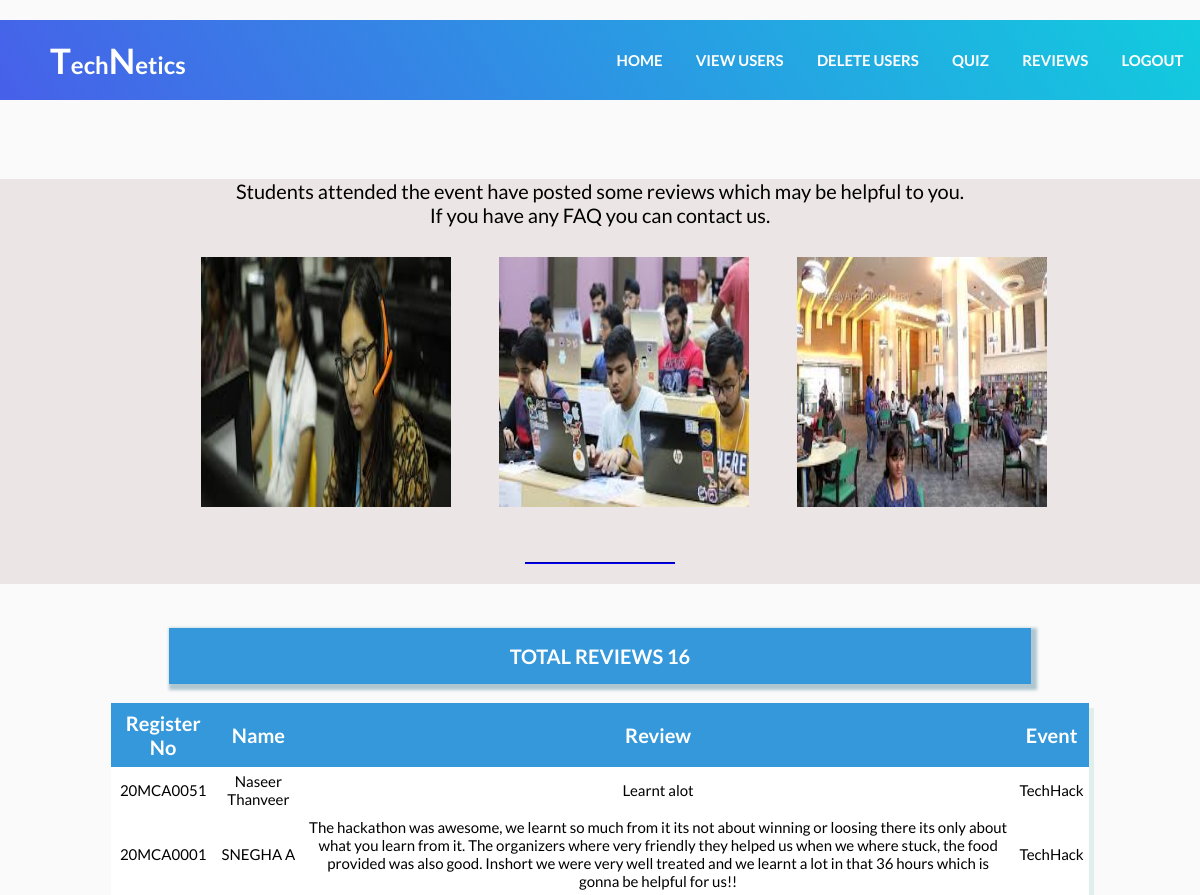
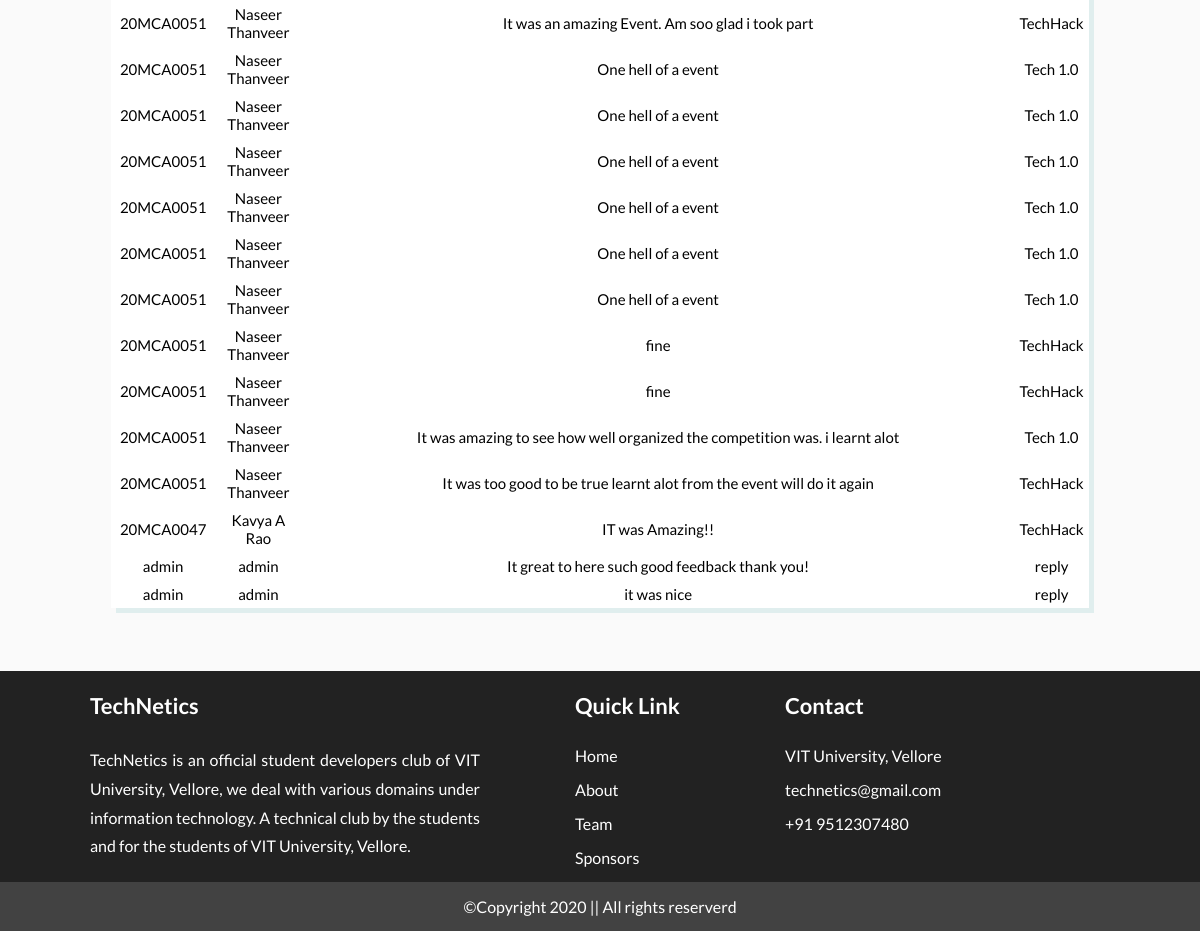
The page /admin/adminreview.php on the database its author committed (2 pictures, top to bottom).
### tables this page shows
CREATE TABLE `reviews` (
  `id` int(10) NOT NULL,
  `regno` varchar(9) NOT NULL,
  `name` varchar(25) NOT NULL,
  `email` varchar(30) NOT NULL,
  `event` varchar(15) NOT NULL,
  `content` varchar(500) NOT NULL
);

### admin/adminreview.php (the view, shortened to what this page needs)
<?php
include('../includes/server.php');
?>
<!DOCTYPE html>
<html>
<head>
    <link rel="stylesheet" type="text/css" href="../css/style.css" />
</head>
<body>
    <header class="site-header">
            <div style="background-color: #fafafa; width: 100%; height: 20px"></div>
            <nav>
                <div class="logo">
                    <h1>
                        <span style="font-size: 35px">T</span>ech<span
                            style="font-size: 35px">N</span>etics
                    </h1>
                </div>
                <div class="menu" >
          <ul>
            <a href="mainpage.php">
                <li>Home</li>
            </a>
             <a href="users.php ">
                        <li>View Users</li>
                    </a>
                    <a href="delete.php">
                        <li>Delete Users</li>
                    </a>
                    <a href="adminquiz.php">
                        <li>Quiz</li>
                    </a>
                    <a href="adminreview.php">
                        <li>Reviews</li>
                    </a>
            <a href="../includes/logout.php">
              <li>Logout</li>
            </a>
          </ul>
        </div>
            </nav>
        </header><br><br><br><br><br>
    <section>
        <div id="event1">
         <div class="content">
                <p>Students attended the event have posted some reviews
                    which may be helpful to you.<br>
                    If you have any FAQ you can contact us.
                </p>
            </div>
            <div class="gall">
                <div class="imag">
                    <img src="../images/events/event1(1).jpg">
                </div>
                <div class="imag">
                    <img src="../images/events/event1(2).jpg">
                </div>
                <div class="imag">
                    <img src="../images/events/event1(3).jpg">
                </div>
            </div>
            <hr>
        </div>
    </section>
    <section>
        <div class="revmain">
            <?php
            $sql = "SELECT * FROM reviews";
            $result = mysqli_query($con, $sql);
            echo "<center>";
            echo "<br><p class='res'>TOTAL REVIEWS <b>".mysqli_num_rows($result)."</b></p><br>";
            echo "<table>
            <tr>
            <th>Register No</th>
            <th>Name</th>
            <th>Review</th>
            <th>Event</th>
            </tr>";
            if (mysqli_num_rows($result) > 0) {
                while ($row = mysqli_fetch_array($result)) {
                    $name = $row['name'];
                    $regno = $row['regno'];
                    $cont = $row['content'];
                    $event=$row['event'];
                   echo "<tr bgcolor=#FFFFFF>";
                    echo "<td>" . $regno . "</td>";
                    echo "<td> " . $name . "</td>";
                    echo "<td>" . $cont . "</td>";
                    echo "<td>" . $event . "</td>";
                    echo "</tr>";
                }
            } else {
                echo "<tr><td colspan=4>No Reviews yet!!</td></tr>";
            }
            echo "</table>";
            ?>
        </div>
        <br><br><br>
    </section><br><br>
</body>
</html>
<?php include('../includes/footer.php'); ?>

### includes/footer.php (shortened to what this page needs)
<!DOCTYPE html>
<html lang="en">
<head>
</head>
<body>
<footer>
      <div class="footer_info">
        <div class="footer_width about">
          <h2>TechNetics</h2>
          <p>
            TechNetics is an official student developers club of VIT University,
            Vellore, we deal with various domains under information technology.
            A technical club by the students and for the students of VIT
            University, Vellore.
          </p>
        </div>
        <div class="footer_width link">
          <h2>Quick Link</h2>
          <ul>
            <li><a href="#">Home</a></li>
            <li><a href="#">About</a></li>
            <li><a href="#">Team</a></li>
            <li><a href="#">Sponsors</a></li>
          </ul>
        </div>
        <div class="footer_width Contact">
          <h2>Contact</h2>
          <ul>
            <li>
              <p>VIT University, Vellore</p>
            </li>
            <li>
              <a href="#">technetics@gmail.com</a>
            </li>
            <li>
              <a href="#">+91 9512307480</a>
            </li>
          </ul>
        </div>
        <div class="footer_width"></div>
      </div>
      <div class="copy-right">
        &copy;Copyright 2020 || All rights reserverd
      </div>
    </footer>
</body>
</html>

### css/style.css (style rules this page uses)
:root { --domains-min-width: 18em; --project-min-width: 20rem; --dom-mob-width: 21rem; --sponsors-min-width: 20rem; }
* { margin: 0px; padding: 0px; box-sizing: border-box; font-family: "lato"; }
body { margin: 0px; padding: 0px; background-color: #fafafa; color: black; font-family: "lato"; }
header { position: fixed; }
.site-header { width: 100%; background: linear-gradient(57deg, #4760e9, #11cdde); }
nav { width: 100%; height: 80px; display: flex; color: white; }
.logo { width: 50%; height: 80px; }
.logo h1 { line-height: 80px; padding-left: 50px; }
.menu { width: 50%; height: 80px; }
.menu ul { width: 100%; height: 80px; display: flex; flex-direction: row; justify-content: space-around; align-items: center; }
.menu a { text-decoration: none; color: white; font-weight: bolder; }
.menu ul li { list-style: none; font-size: 15px; font-weight: bold; text-transform: uppercase; }
section { display: flex; }
h2 { padding-top: 20px; padding-bottom: 5px; color: white; text-align: center; line-height: 30px; }
a { text-decoration: none; color: white; }
hr { height: 2px; border-color: blue; background-color: blue; text-align: center; margin-top: 20px; margin-bottom: 20px; margin-left: auto; margin-right: auto; width: 150px; }
html { scroll-behavior: smooth; }
#event1 { margin-top: 7%; width: 100%; background-color: #ebe5e5; }
#event1 .content p { color: black; margin-left: 5%; margin-right: 5%; font-size: 20px; text-align: center; padding-bottom: 1.5em; }
.gall { display: flex; justify-content: center; }
.imag img { width: 250px; height: 250px; margin-left: 3em; margin-bottom: 2em; }

### admin/adminreview.php (style rules this page uses)
.revmain { width: 100%; padding: 25px; background-color: #fafafa; display: block; justify-content: space-between; }
footer { position:fixed; overflow: hidden; bottom:0; margin-bottom: 0; width:100%; height:auto; background-color: rgb(34, 34, 34); color: #fff; }
footer ul li { list-style-type: none; }
footer a { text-decoration: none; transition: 0.5s; color: #fff; }
.about p { line-height: 1.8em; }
.footer_info { width: 90%; margin: 0 auto; display: flex; padding: 50px 0; }
.footer_info .link { padding-left: 5em; }
.footer_info, .footer_width { padding: 0 15px; }
.footer_info .Contact { padding-left: 5em; }
.footer_info h2 { text-align: left; margin-bottom: 20px; }
.footer_info p { text-align: justify; }
.about, .contact { width: 40%; }
.link { width: 20%; }
.link ul li a { display: block; margin-bottom: 15px; font: 18px; }
.Contact ul li { display: block; margin-bottom: 15px; font: 18px; }
.copy-right { padding: 15px 0; text-align: center; background-color: rgb(66, 66, 66); }
table { text-align: center; font-family: 'Lato', sans-serif; width: 85%; border-collapse: collapse; padding: 3px; box-shadow: 5px 5px #E0EEEE; color:#4D71A3; }
th { font-size: 20px; font-weight: bold; background-color: #3498DB; color: white; text-align: center; padding: 8px; }
tr,td { font-family: 'Lato', sans-serif; background-color: white; color: black; padding: 5px; }
td { font-size: 15px; }
h2 { font-size: 22px; }
.res { background: #3498DB ; color: white; font-size: 20px; font-weight: bold; text-align: center; width: 75%; padding: 16px 45px; box-shadow: 3px 3px 3px 3px #AEC6CF; }
header { position: fixed; }
.site-header { width: 100%; background: linear-gradient(57deg, #4760e9, #11cdde); }
nav { width: 100%; height: 80px; display: flex; color: white; }
.logo { width: 50%; height: 80px; }
.logo h1 { line-height: 80px; padding-left: 50px; }
.menu { width: 50%; height: 80px; }
.menu ul { width: 100%; height: 80px; display: flex; flex-direction: row; justify-content: space-around; align-items: center; }
.menu a { text-decoration: none; color: white; font-weight: bolder; }
.menu ul li { list-style: none; font-size: 15px; font-weight: bold; text-transform: uppercase; }

### rows shown on the page
reviews: regno "20MCA0051", name "Naseer Thanveer", content "Learnt alot", event "TechHack"
reviews: regno "20MCA0001", name "SNEGHA A", content "The hackathon was awesome, we learnt so much from it its not about winning or loosing there its only about what you learn from it. The organizers where very friendly they helped us when we where stuck, the food provided was also good. Inshort we were very well treated and we learnt a lot in that 36 hours which is gonna be helpful for us!!", event "TechHack"
reviews: regno "20MCA0051", name "Naseer Thanveer", content "It was an amazing Event. Am soo glad i took part", event "TechHack"
reviews: regno "20MCA0051", name "Naseer Thanveer", content "One hell of a event", event "Tech 1.0"
reviews: regno "20MCA0051", name "Naseer Thanveer", content "One hell of a event", event "Tech 1.0"
reviews: regno "20MCA0051", name "Naseer Thanveer", content "One hell of a event", event "Tech 1.0"
reviews: regno "20MCA0051", name "Naseer Thanveer", content "One hell of a event", event "Tech 1.0"
reviews: regno "20MCA0051", name "Naseer Thanveer", content "One hell of a event", event "Tech 1.0"
reviews: regno "20MCA0051", name "Naseer Thanveer", content "One hell of a event", event "Tech 1.0"
reviews: regno "20MCA0051", name "Naseer Thanveer", content "fine", event "TechHack"
reviews: regno "20MCA0051", name "Naseer Thanveer", content "fine", event "TechHack"
reviews: regno "20MCA0051", name "Naseer Thanveer", content "It was amazing to see how well organized the competition was. i learnt alot", event "Tech 1.0"
reviews: regno "20MCA0051", name "Naseer Thanveer", content "It was too good to be true learnt alot from the event will do it again", event "TechHack"
reviews: regno "20MCA0047", name "Kavya A Rao", content "IT was Amazing!!", event "TechHack"
reviews: regno "admin", name "admin", content "It great to here such good feedback thank you!", event "reply"
reviews: regno "admin", name "admin", content "it was nice", event "reply"

### other values the page prints
mysqli_num_rows($result) "16"
